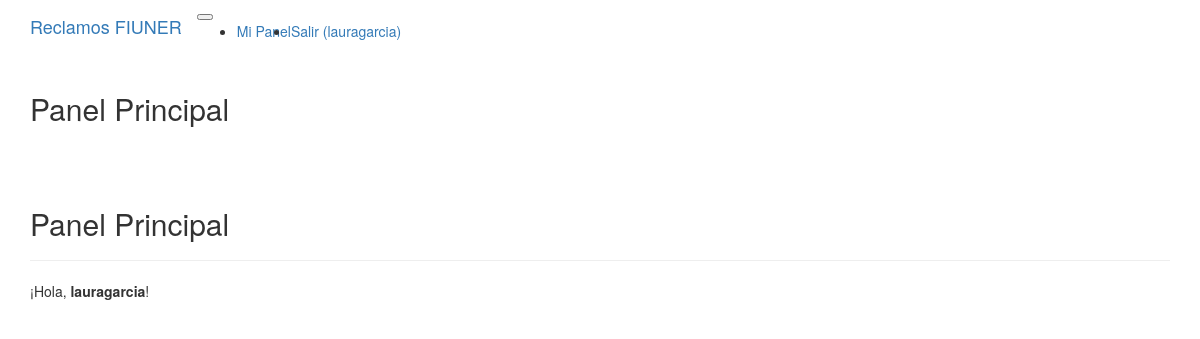
Page /panel (signed in) on the committed database.
### modules/modelos_db.py (models this page shows)
class ModeloUsuario(Base):
    __tablename__ = 'usuarios'
    id = Column(Integer, primary_key=True)
    nombre = Column(String(100), nullable=False) # nullable=False significa que no puede estar vacío
    apellido = Column(String(100), nullable=False)
    email = Column(String(100), nullable=False, unique=True) # unique=True asegura que no haya emails repetidos
    nombre_usuario = Column(String(50), nullable=False, unique=True) # unique=True asegura que no haya nombres de usuario repetidos
    claustro = Column(String(20), nullable=False)
    contrasena = Column(String(255), nullable=False) # Guardaremos la contraseña hasheada (más adelante)
    reclamos_creados = relationship("ModeloReclamo", back_populates="creador")
    rol = Column(String(20), nullable=False, default="final")
    departamento_asignado = Column(String(100), nullable=True) # nullable=True porque no todos los usuarios son jefes
    reclamos_adheridos = relationship(
        "ModeloReclamo",
        secondary=asociacion_reclamos_adherentes,
        back_populates="adherentes"
    )

### server.py (the view)
@app.route("/panel")
@gestor_login.se_requiere_login # Esta es la protección de Flask-Login
def panel_principal():
    flash("Esta es una prueba de flash DESDE el panel.", "warning")
    mensaje_prueba = session.pop('prueba_manual', None)
    print(f"VALOR DE PRUEBA EN SESIÓN: {mensaje_prueba}")
    usuario_actual = gestor_login.usuario_actual
    return render_template("panel_usuario.html", usuario=usuario_actual, mensaje_prueba=mensaje_prueba)

### modules/gestor_login.py (called while the page is built)
    @property
    def usuario_actual(self) -> UsuarioLogin | None:
        return current_user if current_user.is_authenticated else None

    @property
    def usuario_autenticado(self) -> bool:
        return current_user.is_authenticated

        @login_manager.user_loader
        def cargar_usuario_actual(id_usuario_str: str):
            try:
                id_usuario_int = int(id_usuario_str)
            except ValueError:
                return None # Si el ID no es un número, es inválido
            entidad = self.__repo_usuarios.obtener_por_id(id_usuario_int)
            if entidad:
                return UsuarioLogin(entidad)
            else:
                return None

### modules/repositorio_concreto.py (called while the page is built, shortened)
    def __map_modelo_a_entidad(self, modelo: ModeloUsuario) -> Usuario:
        if modelo.rol == "jefe":
            entidad = JefeDepartamento(
                nombre=modelo.nombre,
                apellido=modelo.apellido,
                email=modelo.email,
                nombre_usuario=modelo.nombre_usuario,
                contrasena=modelo.contrasena, # Pendiente encriptación
                departamento_asignado=modelo.departamento_asignado,
                id_bd=modelo.id
            )
        return entidad

    def obtener_por_id(self, id: int) -> Optional[Usuario]:
        modelo = self.__session.query(ModeloUsuario).get(id)
        return self.__map_modelo_a_entidad(modelo) if modelo else None

### modules/roles.py (called while the page is built)
    @property
    def departamento_asignado(self) -> str:
        return self.__departamento_asignado

### modules/usuario.py (called while the page is built)
    @property
    def nombre_usuario(self) -> str:
        return self.__nombre_usuario

    @property
    def id_bd(self) -> int | None:
        return self.__id_bd

### server.py (called while the page is built)
@app.context_processor
def inject_gestor_login():
    return dict(gestor_login=gestor_login)

### templates/panel_usuario.html (shortened to what this page needs)
{% extends 'base.html' %}
{% block page_content %}
{% with messages = get_flashed_messages(with_categories=true) %}
<h2>Panel Principal</h2>
    {% endwith %}
    <h2>Panel Principal</h2>
    <hr>
    <p>¡Hola, <strong>{{ usuario.nombre_usuario }}</strong>!</p>
    {% endblock %}

### templates/base.html (shortened to what this page needs)
{% extends 'bootstrap/base.html' %}
{% block navbar %}
<nav class="navbar navbar-expand-lg navbar-dark bg-dark">
    <div class="container">
        <a class="navbar-brand" href="{{ url_for('inicio') }}">Reclamos FIUNER</a>
        <button class="navbar-toggler" type="button" data-bs-toggle="collapse" data-bs-target="#navbarNav" aria-controls="navbarNav" aria-expanded="false" aria-label="Toggle navigation">
        </button>
        <div class="collapse navbar-collapse" id="navbarNav">
            <ul class="navbar-nav ms-auto">
                {% if gestor_login.usuario_autenticado %}
                    <li class="nav-item">
                        <a class="nav-link" href="{{ url_for('panel_principal') }}">Mi Panel</a>
                    </li>
                    <li class="nav-item">
                        <a class="nav-link" href="{{ url_for('logout') }}">Salir ({{ gestor_login.usuario_actual.nombre_usuario }})</a>
                    </li>
                {% endif %}
            </ul>
        </div>
    </div>
</nav>
{% endblock %}
{% block content %}
<div class="container mt-4">
    {% block page_content %}{% endblock %}
</div>
{% endblock %}

### rows in the picture
ModeloUsuario: usuario_actual.nombre_usuario "lauragarcia", nombre_usuario "lauragarcia"
